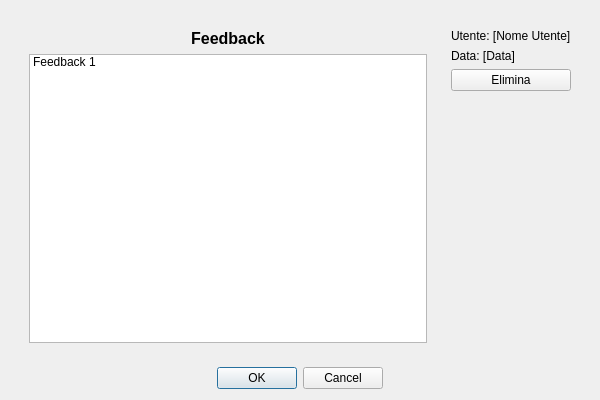
<?xml version="1.0" encoding="UTF-8"?>
<ui version="4.0">
 <class>Dialog</class>
 <widget class="QDialog" name="Dialog">
  <property name="geometry">
   <rect>
    <x>0</x>
    <y>0</y>
    <width>600</width>
    <height>400</height>
   </rect>
  </property>
  <property name="windowTitle">
   <string>Visualizza feedback</string>
  </property>
  <layout class="QVBoxLayout" name="verticalLayout_Main">
   <item>
    <widget class="QWidget" name="contentContainer" native="true">
     <layout class="QHBoxLayout" name="horizontalLayout_Content">
      <item>
       <widget class="QWidget" name="leftFeedbackContainer" native="true">
        <layout class="QVBoxLayout" name="verticalLayout_Left">
         <item>
          <widget class="QLabel" name="lblTitoloFeedback">
           <property name="font">
            <font>
             <pointsize>12</pointsize>
             <bold>true</bold>
            </font>
           </property>
           <property name="text">
            <string>Feedback</string>
           </property>
           <property name="alignment">
            <set>Qt::AlignmentFlag::AlignCenter</set>
           </property>
          </widget>
         </item>
         <item>
          <widget class="QListWidget" name="lstFeedback">
           <property name="sizePolicy">
            <sizepolicy hsizetype="Expanding" vsizetype="Expanding">
             <horstretch>0</horstretch>
             <verstretch>1</verstretch>
            </sizepolicy>
           </property>
           <item>
            <property name="text">
             <string>Feedback 1</string>
            </property>
           </item>
          </widget>
         </item>
        </layout>
       </widget>
      </item>
      <item>
       <widget class="QWidget" name="rightFeedbackControls" native="true">
        <property name="sizePolicy">
         <sizepolicy hsizetype="Preferred" vsizetype="Preferred">
          <horstretch>0</horstretch>
          <verstretch>0</verstretch>
         </sizepolicy>
        </property>
        <layout class="QVBoxLayout" name="verticalLayout_Right">
         <item>
          <widget class="QLabel" name="lblUsernameFeedback">
           <property name="text">
            <string>Utente: [Nome Utente]</string>
           </property>
          </widget>
         </item>
         <item>
          <widget class="QLabel" name="lblDataFeedback">
           <property name="text">
            <string>Data: [Data]</string>
           </property>
          </widget>
         </item>
         <item>
          <widget class="QPushButton" name="btnEliminaFeedback">
           <property name="text">
            <string>Elimina</string>
           </property>
          </widget>
         </item>
         <item>
          <spacer name="verticalSpacer">
           <property name="orientation">
            <enum>Qt::Orientation::Vertical</enum>
           </property>
           <property name="sizeHint" stdset="0">
            <size>
             <width>20</width>
             <height>40</height>
            </size>
           </property>
          </spacer>
         </item>
        </layout>
       </widget>
      </item>
     </layout>
    </widget>
   </item>
   <item>
    <widget class="QDialogButtonBox" name="buttonBox">
     <property name="orientation">
      <enum>Qt::Orientation::Horizontal</enum>
     </property>
     <property name="standardButtons">
      <set>QDialogButtonBox::StandardButton::Cancel|QDialogButtonBox::StandardButton::Ok</set>
     </property>
     <property name="centerButtons">
      <bool>true</bool>
     </property>
    </widget>
   </item>
  </layout>
 </widget>
 <resources/>
 <connections>
  <connection>
   <sender>buttonBox</sender>
   <signal>accepted()</signal>
   <receiver>Dialog</receiver>
   <slot>accept()</slot>
   <hints>
    <hint type="sourcelabel">
     <x>248</x>
     <y>254</y>
    </hint>
    <hint type="destinationlabel">
     <x>157</x>
     <y>274</y>
    </hint>
   </hints>
  </connection>
  <connection>
   <sender>buttonBox</sender>
   <signal>rejected()</signal>
   <receiver>Dialog</receiver>
   <slot>reject()</slot>
   <hints>
    <hint type="sourcelabel">
     <x>316</x>
     <y>254</y>
    </hint>
    <hint type="destinationlabel">
     <x>286</x>
     <y>274</y>
    </hint>
   </hints>
  </connection>
 </connections>
</ui>
